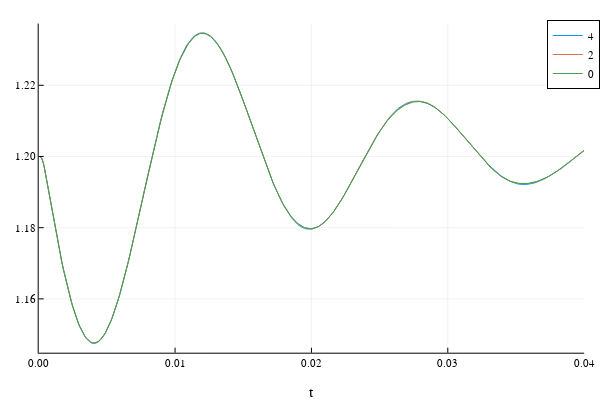

Here is the notebook cell this chart was saved with:
### Code cell
plot(sol_4th, vars=(0,13), label="4")
plot!(sol_2nd, vars=(0,13), label="2")
plot!(sol_0th, vars=(0,13), label="0")

### Figure 1 — Plotly figure (JSON) as saved in the notebook; plotly's stock layout.template omitted (floating-point values rounded to 4 significant figures; data arrays with more than 128 entries replaced by an {"elided": "..."} marker saying what was removed)
{"data": [{"colorbar": {"title": ""}, "legendgroup": "4", "line": {"color": "rgba(0, 154, 250, 1.000)", "dash": "solid", "shape": "linear", "width": 1}, "mode": "lines", "name": "4", "showlegend": true, "type": "scatter", "x": {"elided": "401 float values"}, "xaxis": "x1", "y": {"elided": "401 float values"}, "yaxis": "y1", "zmax": null, "zmin": null}, {"colorbar": {"title": ""}, "legendgroup": "2", "line": {"color": "rgba(227, 111, 71, 1.000)", "dash": "solid", "shape": "linear", "width": 1}, "mode": "lines", "name": "2", "showlegend": true, "type": "scatter", "x": {"elided": "401 float values"}, "xaxis": "x1", "y": {"elided": "401 float values"}, "yaxis": "y1", "zmax": null, "zmin": null}, {"colorbar": {"title": ""}, "legendgroup": "0", "line": {"color": "rgba(62, 164, 78, 1.000)", "dash": "solid", "shape": "linear", "width": 1}, "mode": "lines", "name": "0", "showlegend": true, "type": "scatter", "x": {"elided": "401 float values"}, "xaxis": "x1", "y": {"elided": "401 float values"}, "yaxis": "y1", "zmax": null, "zmin": null}], "layout": {"annotations": [], "height": 400, "legend": {"bgcolor": "rgba(255, 255, 255, 1.000)", "bordercolor": "rgba(0, 0, 0, 1.000)", "borderwidth": 1, "font": {"color": "rgba(0, 0, 0, 1.000)", "family": "sans-serif", "size": 11}, "tracegroupgap": 0, "traceorder": "normal", "x": 1.02, "xanchor": "auto", "y": 1, "yanchor": "auto"}, "margin": {"b": 20, "l": 0, "r": 0, "t": 20}, "paper_bgcolor": "rgba(255, 255, 255, 1.000)", "plot_bgcolor": "rgba(255, 255, 255, 1.000)", "showlegend": true, "width": 600, "xaxis": {"anchor": "y1", "domain": [0.06582, 0.9934], "gridcolor": "rgba(0, 0, 0, 0.100)", "gridwidth": 0.5, "linecolor": "rgba(0, 0, 0, 1.000)", "mirror": false, "range": [0, 0.04], "showgrid": true, "showline": true, "showticklabels": true, "tickangle": 0, "tickcolor": "rgb(0, 0, 0)", "tickfont": {"color": "rgba(0, 0, 0, 1.000)", "family": "sans-serif", "size": 11}, "tickmode": "array", "ticks": "inside", "ticktext": ["0.00", "0.01", "0.02", "0.03", "0.04"], "tickvals": [0, 0.01, 0.02, 0.03, 0.04], "title": "t", "titlefont": {"color": "rgba(0, 0, 0, 1.000)", "family": "sans-serif", "size": 15}, "type": "-", "visible": true, "zeroline": false, "zerolinecolor": "rgba(0, 0, 0, 1.000)"}, "yaxis": {"anchor": "x1", "domain": [0.07581, 0.9902], "gridcolor": "rgba(0, 0, 0, 0.100)", "gridwidth": 0.5, "linecolor": "rgba(0, 0, 0, 1.000)", "mirror": false, "range": [1.145, 1.237], "showgrid": true, "showline": true, "showticklabels": true, "tickangle": 0, "tickcolor": "rgb(0, 0, 0)", "tickfont": {"color": "rgba(0, 0, 0, 1.000)", "family": "sans-serif", "size": 11}, "tickmode": "array", "ticks": "inside", "ticktext": ["1.16", "1.18", "1.20", "1.22"], "tickvals": [1.16, 1.18, 1.2, 1.22], "title": "", "titlefont": {"color": "rgba(0, 0, 0, 1.000)", "family": "sans-serif", "size": 15}, "type": "-", "visible": true, "zeroline": false, "zerolinecolor": "rgba(0, 0, 0, 1.000)"}}}
